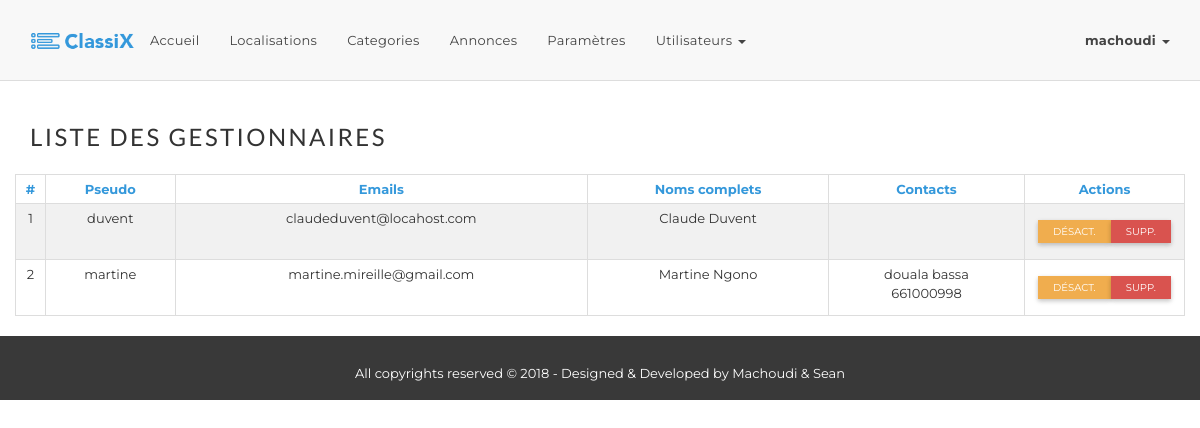
Page /admin/adm_users.php?group=manager (signed in) on the earlier database version.
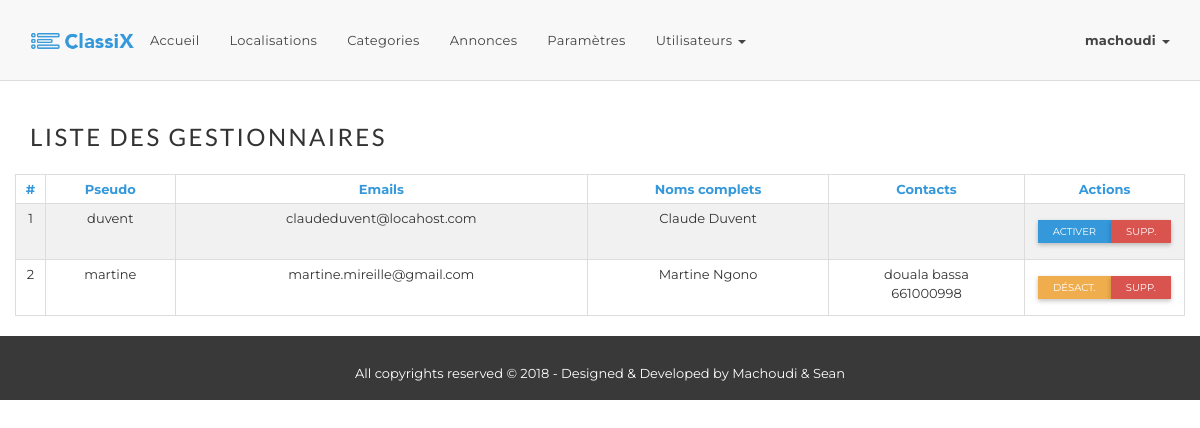
Same page on the later database version.
### tables this page shows
CREATE TABLE `users` (
  `pseudo` varchar(100) NOT NULL,
  `user_mail` varchar(255) NOT NULL,
  `user_password` varchar(255) NOT NULL,
  `last_name` varchar(45) DEFAULT NULL,
  `first_name` varchar(45) DEFAULT NULL,
  `address` varchar(45) DEFAULT NULL,
  `phones` varchar(100) DEFAULT NULL,
  `user_group` enum('admin','manager','customer') NOT NULL,
  `is_enabled` tinyint(1) DEFAULT '1',
  `is_deleted` tinyint(1) DEFAULT '0',
  UNIQUE KEY `pseudo_UNIQUE` (`user_mail`),
  UNIQUE KEY `users_pseudo_uindex` (`pseudo`)
);

### classes/Crud.php (called while the page is built, shortened)
<?php
class Crud {
  private $_host = "localhost";
  private $_username = "advertize";
  private $_password = "*c218*";
  private $_database = "advertize";
  protected $connection;
  public function __construct() {
    if( !isset($this->connection) ) {
      $this->connection = new mysqli($this->_host, $this->_username,
      $this->_password, $this->_database);
    }
    return $this->connection;
  }
  public function getData($query) {
    $result = $this->connection->query($query);
    if($result === false) {
        return $this->connection->error;
    }else{
        if( $result->num_rows == 0 ) {
            return 0;
        }else {
            $rows = array();
            while ($row = $result->fetch_assoc()) {   $rows[] = $row; }
            return $rows;
        }
    }
  }
}

### classes/Users.php (called while the page is built, shortened)
<?php
require_once 'Crud.php';
class Users extends Crud {
    public $user_group;
    public function getUserGroup()
    {
        return $this->user_group;
    }
    public function setUserGroup($user_group)
    {
        $this->user_group = $user_group;
    }
    public function getUsersPerGroup(){
        $sqlQuery = "SELECT * FROM ".TBL_Users
            ." WHERE user_group ='".$this->getUserGroup()."'";
        $statement = $this->getData($sqlQuery);
        return $statement;
    }
}

### admin/adm_users.php (the view, shortened to what the changed rows need)
<?php
    require_once '_inc_header.php';
    require_once '../classes/Users.php';
    $users = new Users();
    if(isset($_GET['group']) && !empty($_GET['group'])){
        $users->setUserGroup($_GET['group']);
        $usersList = $users->getUsersPerGroup();
    }
    $btnAction = false;
    if ($_GET['group']==='manager' || $_GET['group']==='admin') {
        if ("admin" === $_SESSION['user']['user_group']){
            $btnAction = true;
        }
    }
?>
<section id="categories-homepage">
    <div class="container">
        <div class="row">
            <?php if($usersList=== 0): ?>
            <div class="col-md-3 col-sm-6 col-xs-12">
                <div class="category-box">
                    <div class="category-header">
                        <a href="#"><h4>Aucun utilisateurs associés</h4></a>
                    </div>
                    <div class="category-content"
                         style="text-align: center;padding-top: 30px;">
                        <h1>0</h1>
                    </div>
                </div>
            </div>
            <?php else: ?>
            <table class="table table-hover table-condensed table-striped table-bordered">
                <thead>
                    <th width="30" class="center">#</th>
                    <th class="center">Pseudo</th>
                    <th class="center">Emails</th>
                    <th class="center">Noms complets</th>
                    <th class="center">Contacts</th>
                    <?php if( true === $btnAction ): ?>
                    <th width="160" class="center">Actions</th>
                    <?php endif; ?>
                </thead>
                <tbody>
                <?php for($i=0; $i<sizeof($usersList); $i++): ?>
                    <tr>
                        <td class="center"><?php echo $i+1; ?></td>
                        <td class="center"><?php echo $usersList[$i]['pseudo']; ?></td>
                        <td class="center"><?php echo $usersList[$i]['user_mail']; ?></td>
                        <td class="center">
                            <?php echo $usersList[$i]['first_name']." ".$usersList[$i]['last_name']; ?>
                        </td>
                        <td class="center">
                        </td>
                        <?php if( true === $btnAction ): ?>
                            <?php if($_SESSION['user']['pseudo']===$usersList[$i]['pseudo']): ?>
                        <td class="center">
                            <a href="../account_home.php" class="btn btn-xs btn-primary">Mon profile</a>
                        </td>
                            <?php else: ?>
                        <td class="center">
                            <div class="btn-group btn-xs" role="group">
                                <?php if (1 == $usersList[$i]['is_enabled']): ?>
                                <a href="<?php echo $_SERVER['PHP_SELF']; ?>?action=disable&userid=<?php echo $usersList[$i]['pseudo']; ?>"
                                class="btn btn-xs btn-warning">Désact.</a>
                                <?php else: ?>
                                <a href="<?php echo $_SERVER['PHP_SELF']; ?>?action=enable&userid=<?php echo $usersList[$i]['pseudo']; ?>"
                                   class="btn btn-xs btn-primary">Activer</a>
                                <?php endif; ?>
                                <a href="<?php echo $_SERVER['PHP_SELF']; ?>?action=delete&userid=<?php echo $usersList[$i]['pseudo']; ?>"
                               class="btn btn-xs btn-danger">Supp.</a>
                            </div>
                        </td>
                            <?php endif; ?>
                        <?php endif; ?>
                    </tr>
                <?php endfor; ?>
                </tbody>
            </table>
            <?php endif; ?>
        </div>
    </div>
</section>
<?php require_once '../_inc/_inc_footer.php'; ?>

Differences in the rows shown:
changed users "duvent": is_enabled "DÉSACT." → "ACTIVER"
